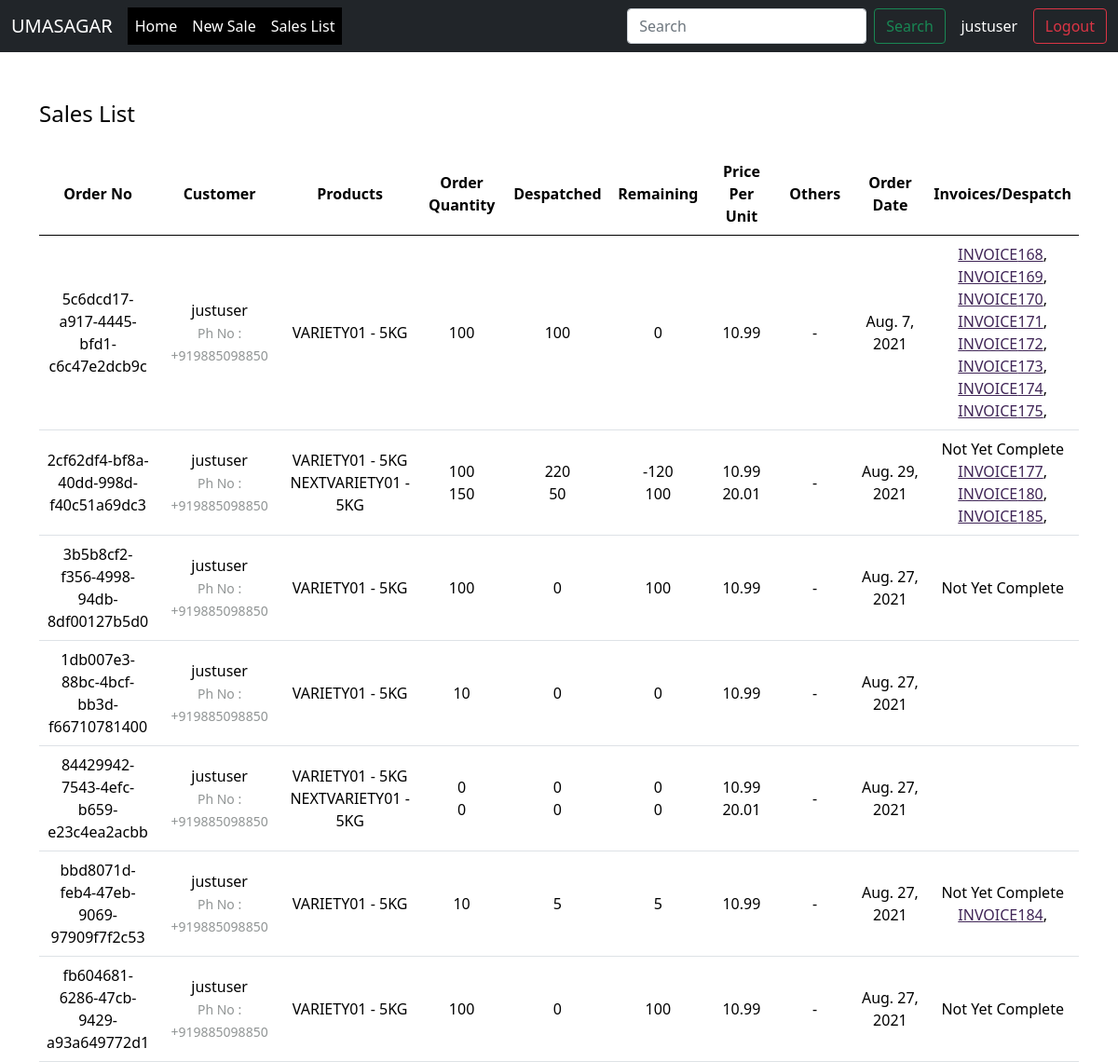
The page /sales/ (signed in) on the database its author committed.
### authentication/models.py (models this page shows)
class Dependent(models.Model):
	zone = models.ForeignKey(Zone, on_delete = models.CASCADE,blank = True,null = True)
	state = models.ForeignKey(State, on_delete = models.CASCADE, blank = True,null = True)
	region = models.ForeignKey(Region, on_delete = models.CASCADE, blank = True,null = True)
	divison = models.ForeignKey(Division, on_delete = models.CASCADE, blank = True,null = True)
	district = models.ForeignKey(District, on_delete = models.CASCADE, blank = True,null = True)
	mandal = models.ForeignKey(Mandal, on_delete = models.CASCADE, blank = True,null = True)
	village = models.ForeignKey(Village, on_delete = models.CASCADE, blank = True,null = True)
	class Meta:
		abstract = True

class MyUser(AbstractUser,Dependent):
	username_validator = UnicodeUsernameValidator()
	username = models.CharField(
        _('username'),
        max_length=150,
        unique=True,
        help_text=_('Required. 150 characters or fewer. Letters, digits and @/./+/-/_ only.'),
        validators=[username_validator],
        db_index=True, primary_key=True,
        error_messages={
            'unique': _("A user with that username already exists."),
        },)
	company = models.ForeignKey(Company, on_delete = models.CASCADE,blank = True,null = True)
	usertype = models.ForeignKey(UserType, on_delete = models.CASCADE,blank = True,null = True)
	address = models.TextField(blank = True,null = True)
	mobile = PhoneNumberField(blank = True,null = True)
	officer = models.ForeignKey(settings.AUTH_USER_MODEL ,on_delete = models.SET_NULL , null = True, blank = True)
	REQUIRED_FIELDS = ['email']

### umasagar/models.py (models this page shows, shortened)
class TimeStamp(models.Model):
    time = models.DateTimeField(auto_now_add = True)
    user = models.ForeignKey(MyUser,on_delete = models.CASCADE)
    class Meta:
        abstract = True

class SaleBill(TimeStamp):
    billno = models.AutoField(primary_key=True)
    order = models.UUIDField(default=uuid.uuid4, editable=False)
    time = models.DateTimeField(auto_now=True)
    dealer = models.ForeignKey(MyUser, on_delete = models.SET_NULL, related_name='saledealer',null = True,verbose_name = 'select user')
    name = models.CharField(max_length=150,blank = True,null = True)
    phone = models.CharField(max_length=13,blank = True,null = True)
    address = models.TextField(blank = True,null = True)
    email = models.EmailField(max_length=254,blank = True,null = True)
    lrno = models.CharField(max_length = 254,blank = True,null = True,verbose_name = 'LR No.')
    vehicleno = models.CharField(max_length = 254,blank = True,null = True,verbose_name = 'Vehicle No.')
    s1approve = models.BooleanField(default = False,verbose_name = 'Approve')
    s2approve = models.BooleanField(default = False,verbose_name = 'Approve')
    logapprove = models.BooleanField(default = False,verbose_name = 'Approve')
    def get_items_list(self):
        return SaleItem.objects.filter(billno=self)

class SaleItem(models.Model):
    billno = models.ForeignKey(SaleBill, on_delete = models.CASCADE, related_name='salebillno')
    product = models.ForeignKey(Product, on_delete = models.CASCADE)
    quantity = models.IntegerField(default=1)
    despatched = models.IntegerField(default = 0)
    remaining = models.IntegerField(default=0)
    perprice = models.FloatField(default=1)
    totalprice = models.FloatField(default=1)

class Product(models.Model):
	company = models.ForeignKey(Company, on_delete = models.CASCADE)
	crop_group = models.ForeignKey(CropGroup, on_delete = models.CASCADE)
	crop_code = models.ForeignKey(CropCode, on_delete = models.CASCADE)
	crop_category = models.ForeignKey(CropCategory, on_delete = models.CASCADE)
	stage = models.ForeignKey(Stage, on_delete = models.CASCADE)
	variety_code = models.OneToOneField(VarietyCode, on_delete = models.CASCADE,primary_key = True)
	uom = models.ForeignKey(UOM, on_delete = models.CASCADE)
	pack_size = models.CharField(max_length = 100)
	price = models.DecimalField(max_digits = 15,decimal_places = 2)

class VarietyCode(models.Model):
	variety_code = models.CharField(max_length = 100,unique = True,primary_key = True,validators=[validate_pk])
	def __str__(self):
		return self.variety_code

class UOM(models.Model):
	uom = models.CharField(max_length = 100)
	def __str__(self):
		return self.uom

### umasagar/views.py (the view)
# urls.py: path('sales/', SaleView.as_view(), name='sales-list'),
class SaleView(LoginRequiredMixin,ListView):
    model = SaleBill
    template_name = "sales_list.html"
    context_object_name = 'bills'
    ordering = ['-time']
    paginate_by = 10
    def get_context_data(self, *args, **kwargs):
        context = super(SaleView, self).get_context_data(*args, **kwargs)
        try:
            if self.request.user.usertype.usertype == 'user':
                self.template_name = 'user_list.html'
                orders_list = list(dict.fromkeys([i.order for i in SaleBill.objects.filter(dealer = self.request.user)]))
                context = {'bills': [SaleBill.objects.filter(order = i) for i in orders_list],'bill':SaleBillDetails.objects.filter(billno__dealer = self.request.user)}
            elif self.request.user.usertype.usertype == 'logistics':
                self.template_name = 'despatch_list.html'
                orders_list = list(dict.fromkeys([i.order for i in SaleBill.objects.filter(s2approve = True)]))
                context = {'bills': [SaleBill.objects.filter(order = i) for i in orders_list],'bill':SaleBillDetails.objects.all()}
            elif self.request.user.usertype.usertype == 'salesrep':
                self.template_name = 'salesrep_list.html'
                orders_list = list(dict.fromkeys([i.order for i in SaleBill.objects.filter(user = self.request.user)]))
                context = {'bills': [SaleBill.objects.filter(order = i) for i in orders_list],'bill':SaleBillDetails.objects.filter(user = self.request.user)}
            elif self.request.user.usertype.usertype == 'b1':
                self.template_name = 'b1_list.html'
                orders_list = list(dict.fromkeys([i.order for i in SaleBill.objects.all()]))
                context = {'bills': [SaleBill.objects.filter(order = i) for i in orders_list],'bill':SaleBillDetails.objects.all()}
            elif self.request.user.usertype.usertype == 'b2':
                self.template_name = 'b2_list.html'
                orders_list = list(dict.fromkeys([i.order for i in SaleBill.objects.filter(s1approve = True)]))
                context = {'bills': [SaleBill.objects.filter(order = i) for i in orders_list],'bill':SaleBillDetails.objects.all()}
            else:
                pass
        except:
            context = {'bills' : None }
        return context

### umasagar/templates/user_list.html (shortened to what this page needs)
{% extends "base.html" %}
{% block content %}
<div class="mt-5">
    <div class="row" style="color:black; font-style: bold; font-size: 1.5rem;">
        <div class="col-md-8">Sales List</div>
    </div>
    <br>
    <table class="table table-css">
        <thead class="thead-inverse align-middle">
            <tr>
                <th width="10%">Order No</th>
                <th width="15%">Customer</th>
                <th width="15%">Products </th>
                <th width="10%">Order Quantity</th>
                <th width="10%">Despatched</th>
                <th width="10%">Remaining</th>
                <th width="10%">Price Per Unit</th>
                <th width="10%">Others</th>
                <th width="15%">Order Date</th>
                <th width="25%">Invoices/Despatch</th>
            </tr>
        </thead>
{% if bills %}
<tbody>
            {% for sale in bills %}
            <tr>
                <td class="align-middle"> <span>{{ sale.first.order }}</span> </td>
                <td class="align-middle"> {{ sale.first.name }} <br> <small style="color: #909494">Ph No : {{ sale.first.phone }}</small> </td>
                <td class="align-middle">{% for item in sale.first.get_items_list %} {{ item.product.variety_code }} - {{item.product.uom}} <br> {% endfor %}</td>
                <td class="align-middle">{% for item in sale.first.get_items_list %} {{ item.quantity }} <br> {% endfor %}</td>
                <td class="align-middle">{% for item in sale.first.get_items_list %} {{ item.remaining }} <br> {% endfor %}</td>
                <td class="align-middle">{% for item in sale.first.get_items_list %} {{ item.despatched }} <br> {% endfor %}</td>
                <td class="align-middle">{% for item in sale.first.get_items_list %} {{ item.perprice }} <br> {% endfor %}</td>
                <td class="align-middle"> - </td>
                <td class="align-middle">{{ sale.first.time.date }}</td>
               <td class="align-middle"> {% if sale.first.get_items_list.first.despatched != 0 %}Not Yet Complete{% endif %} <span>{% for i in sale %} {% if not forloop.counter0 == 0 %}<a href="{% url 'umasagar:sale-bill' i.billno %}">INVOICE{{ i.billno }}</a>, {% endif %}{% endfor %}</span></td>
            </tr>
            {% endfor %}
        </tbody>
    </table>
{% else %}
        <tbody></tbody>
    </table>
    <br><br><br><br><br><br><br><br>
    <div style="color: #ea2088; font-style: bold; font-size: 1.5rem; text-align: center;">WOW, SUCH EMPTY</div>
{% endif %}
</div>
{% endblock content %}

### templates/base.html (shortened to what this page needs)
{% load static %}
<!DOCTYPE html>
<html>
<head>
    <link href="https://cdn.jsdelivr.net/npm/bootstrap@5.0.1/dist/css/bootstrap.min.css" rel="stylesheet">
    <link rel="stylesheet" type="text/css" href="{% static 'css/main.css' %}">
    <link rel="stylesheet" type="text/css" href="{% static 'css/sidebar.css' %}">
    <link rel="stylesheet" type="text/css" href="{% static 'css/dialogbox.css' %}">
</head>
<body class="has-animations">
  <nav class="navbar navbar-expand-lg navbar-dark bg-dark">
  <div class="container-fluid">
    <a class="navbar-brand" href="#">UMASAGAR</a>
    <div class="collapse navbar-collapse" id="navbarSupportedContent">
      <ul class="navbar-nav me-auto mb-2 mb-lg-0">
        <li class="nav-item">
          <a class="nav-link active" aria-current="page" href="{% url 'umasagar:index' %}">Home</a>
        </li>
        <li class="nav-item">
          <a class="nav-link active" href="{% url 'umasagar:select-supplier' %}">New Sale</a>
        </li>
        <li class="nav-item">
          <a class="nav-link active" href="{% url 'umasagar:sales-list' %}" >Sales List</a>
        </li>
      </ul>
      <form class="d-flex">
        <input class="form-control me-2" type="search" placeholder="Search" aria-label="Search">
        <button class="btn btn-outline-success" type="submit">Search</button>
      </form>
      {% if request.user.is_authenticated %}
      <span style="color:white">{{request.user.username}}</span>
          <a class="btn btn-outline-danger" href="{% url 'logout' %}">Logout</a>
      {% else %}
          <a class="btn btn-outline-success" href="{% url 'login' %}">Login</a>
      {% endif %}
    </div>
  </div>
</nav>
<div class="container mt-5">
{% block content %}
{% endblock %}
</div>
</body>
</html>

### assets/css/main.css (style rules this page uses)
body, html { height: 100%; }
a { color:#402657; }
.navbar-collapse > .navbar-nav { background-color: #000000; }
.table-css { color:black; }
ul { margin: 0; }
.align-middle { text-align: center; }

### rows shown on the page
MyUser: user.username "justuser"
SaleBill: first.order "5c6dcd17-a917-4445-bfd1-c6c47e2dcb9c", first.name "justuser", first.phone "+919885098850", first.time "Aug. 7, 2021"
SaleItem: product.variety_code "VARIETY01", product.uom "5KG", quantity "100", remaining "100", despatched "0", perprice "10.99"
SaleBill: billno "168"
SaleBill: billno "169"
SaleBill: billno "170"
SaleBill: billno "171"
SaleBill: billno "172"
SaleBill: billno "173"
SaleBill: billno "174"
SaleBill: billno "175"
SaleBill: first.order "2cf62df4-bf8a-40dd-998d-f40c51a69dc3", first.name "justuser", first.phone "+919885098850", first.time "Aug. 29, 2021"
SaleItem: product.variety_code "VARIETY01", product.uom "5KG", quantity "100", remaining "220", despatched "-120", perprice "10.99"
SaleItem: product.variety_code "NEXTVARIETY01", product.uom "5KG", quantity "150", remaining "50", despatched "100", perprice "20.01"
SaleBill: billno "177"
SaleBill: billno "180"
SaleBill: billno "185"
SaleBill: first.order "3b5b8cf2-f356-4998-94db-8df00127b5d0", first.name "justuser", first.phone "+919885098850", first.time "Aug. 27, 2021"
SaleItem: product.variety_code "VARIETY01", product.uom "5KG", quantity "100", remaining "0", despatched "100", perprice "10.99"
SaleBill: first.order "1db007e3-88bc-4bcf-bb3d-f66710781400", first.name "justuser", first.phone "+919885098850", first.time "Aug. 27, 2021"
SaleItem: product.variety_code "VARIETY01", product.uom "5KG", quantity "10", remaining "0", despatched "0", perprice "10.99"
SaleBill: first.order "84429942-7543-4efc-b659-e23c4ea2acbb", first.name "justuser", first.phone "+919885098850", first.time "Aug. 27, 2021"
SaleItem: product.variety_code "VARIETY01", product.uom "5KG", quantity "0", remaining "0", despatched "0", perprice "10.99"
SaleItem: product.variety_code "NEXTVARIETY01", product.uom "5KG", quantity "0", remaining "0", despatched "0", perprice "20.01"
SaleBill: first.order "bbd8071d-feb4-47eb-9069-97909f7f2c53", first.name "justuser", first.phone "+919885098850", first.time "Aug. 27, 2021"
SaleItem: product.variety_code "VARIETY01", product.uom "5KG", quantity "10", remaining "5", despatched "5", perprice "10.99"
SaleBill: billno "184"
SaleBill: first.order "fb604681-6286-47cb-9429-a93a649772d1", first.name "justuser", first.phone "+919885098850", first.time "Aug. 27, 2021"
SaleItem: product.variety_code "VARIETY01", product.uom "5KG", quantity "100", remaining "0", despatched "100", perprice "10.99"
